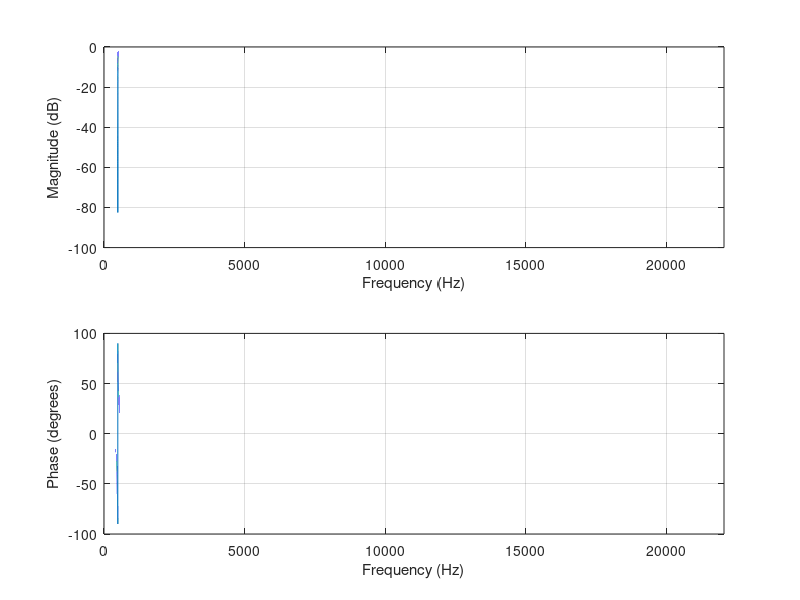

The MATLAB source for this figure:
Fs = 44100;
fr = 490.89;
wr = 2*pi*fr/Fs;
delta_wr = 2*pi*50/Fs;
k1 = -cos(wr)
k2 = (1-tan(delta_wr/2))/(1+tan(delta_wr/2))

%TF H(z)
c = (1+k2)/2, num = [1 2*k1 1], den = [1 k1*(1+k2) k2]

freqz(c*num, den, 2e6, Fs)